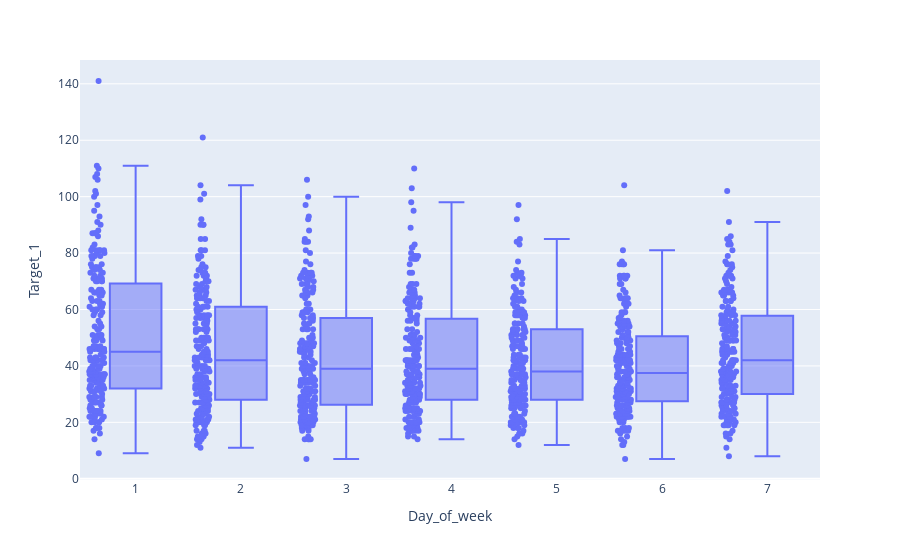

Write notebook code for a chart like this one.
### Code cell
# Box plot of Target_1 for each day of the week
fig = px.box(madrid, x='Day_of_week', y='Target_1', points='all')
fig.show()

### Figure 1 — Plotly figure (JSON) as saved in the notebook; plotly's stock layout.template omitted (floating-point values rounded to 4 significant figures; data arrays with more than 128 entries replaced by an {"elided": "..."} marker saying what was removed)
{"data": [{"alignmentgroup": "True", "boxpoints": "all", "hovertemplate": "Day_of_week=%{x}<br>Target_1=%{y}<extra></extra>", "legendgroup": "", "marker": {"color": "#636efa"}, "name": "", "notched": false, "offsetgroup": "", "orientation": "v", "showlegend": false, "type": "box", "x": {"elided": "1478 int values"}, "x0": " ", "xaxis": "x", "y": {"elided": "1478 int values"}, "y0": " ", "yaxis": "y"}], "layout": {"autosize": true, "boxmode": "group", "legend": {"tracegroupgap": 0}, "margin": {"t": 60}, "xaxis": {"anchor": "y", "autorange": true, "domain": [0, 1], "range": [0.4776, 7.5], "title": {"text": "Day_of_week"}, "type": "linear"}, "yaxis": {"anchor": "x", "autorange": true, "domain": [0, 1], "range": [-0.4444, 148.4], "title": {"text": "Target_1"}, "type": "linear"}}}
